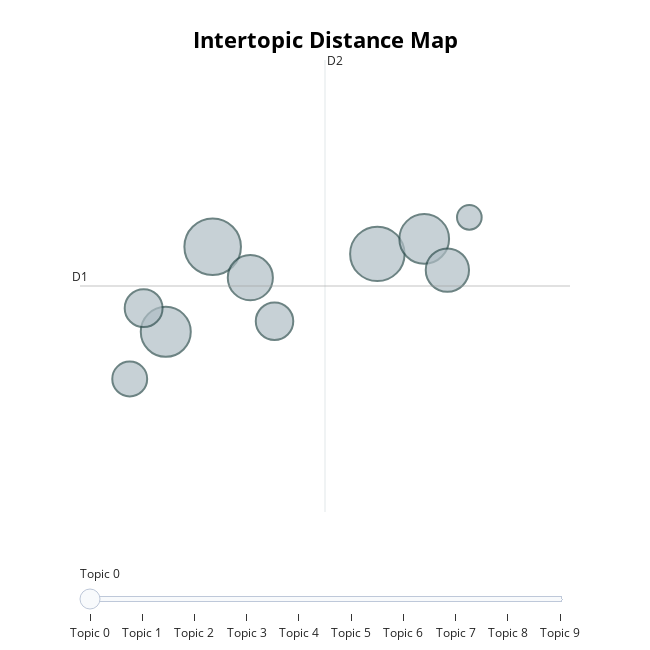

The code cell stored with this chart in its notebook:
### Markdown cell above
**Visualization**

### Code cell
model.visualize_topics()

### Figure 1 — Plotly figure (JSON) as saved in the notebook; plotly's stock layout.template omitted (floating-point values rounded to 4 significant figures)
{"data": [{"customdata": [[0, "like | zendaya | dead | scene | end", 551], [1, "thank | yeah | hope | stil | relationship", 464], [2, "jule | friend | feel | sem | end", 594], [3, "fez | rue | sell | ashtray | bad", 226], [4, "labrinth | rue | lorde | help | good", 113], [5, "end | jule | lot | hbo | way", 459], [6, "like | think | know | people | rue", 266], [7, "jule | know | like | cal | maybe", 378], [8, "addict | think | people | like | rue", 348], [9, "cassie | like | think | nate | year", 261]], "hovertemplate": "<b>Topic %{customdata[0]}</b><br>Words: %{customdata[1]}<br>Size: %{customdata[2]}", "legendgroup": "", "marker": {"color": "#B0BEC5", "line": {"color": "DarkSlateGrey", "width": 2}, "size": [551, 464, 594, 226, 113, 459, 266, 378, 348, 261], "sizemode": "area", "sizeref": 0.3713, "symbol": "circle"}, "mode": "markers", "name": "", "orientation": "v", "showlegend": false, "type": "scatter", "x": [9.171, 5.821, 6.563, 5.25, 10.63, 9.913, 5.47, 7.16, 10.28, 7.543], "xaxis": "x", "y": [10.0, 9.234, 10.08, 8.768, 10.37, 10.15, 9.468, 9.769, 9.844, 9.338], "yaxis": "y"}], "layout": {"annotations": [{"showarrow": false, "text": "D1", "x": 4.462, "y": 9.687, "yshift": 10}, {"showarrow": false, "text": "D2", "x": 8.342, "xshift": 10, "y": 11.92}], "height": 650, "hoverlabel": {"bgcolor": "white", "font": {"family": "Rockwell", "size": 16}}, "legend": {"itemsizing": "constant", "tracegroupgap": 0}, "margin": {"t": 60}, "shapes": [{"line": {"color": "#CFD8DC", "width": 2}, "type": "line", "x0": 8.342, "x1": 8.342, "y0": 7.453, "y1": 11.92}, {"line": {"color": "#9E9E9E", "width": 2}, "type": "line", "x0": 4.462, "x1": 12.22, "y0": 9.687, "y1": 9.687}], "sliders": [{"active": 0, "pad": {"t": 50}, "steps": [{"args": [{"marker.color": [["red", "#B0BEC5", "#B0BEC5", "#B0BEC5", "#B0BEC5", "#B0BEC5", "#B0BEC5", "#B0BEC5", "#B0BEC5", "#B0BEC5"]]}], "label": "Topic 0", "method": "update"}, {"args": [{"marker.color": [["#B0BEC5", "red", "#B0BEC5", "#B0BEC5", "#B0BEC5", "#B0BEC5", "#B0BEC5", "#B0BEC5", "#B0BEC5", "#B0BEC5"]]}], "label": "Topic 1", "method": "update"}, {"args": [{"marker.color": [["#B0BEC5", "#B0BEC5", "red", "#B0BEC5", "#B0BEC5", "#B0BEC5", "#B0BEC5", "#B0BEC5", "#B0BEC5", "#B0BEC5"]]}], "label": "Topic 2", "method": "update"}, {"args": [{"marker.color": [["#B0BEC5", "#B0BEC5", "#B0BEC5", "red", "#B0BEC5", "#B0BEC5", "#B0BEC5", "#B0BEC5", "#B0BEC5", "#B0BEC5"]]}], "label": "Topic 3", "method": "update"}, {"args": [{"marker.color": [["#B0BEC5", "#B0BEC5", "#B0BEC5", "#B0BEC5", "red", "#B0BEC5", "#B0BEC5", "#B0BEC5", "#B0BEC5", "#B0BEC5"]]}], "label": "Topic 4", "method": "update"}, {"args": [{"marker.color": [["#B0BEC5", "#B0BEC5", "#B0BEC5", "#B0BEC5", "#B0BEC5", "red", "#B0BEC5", "#B0BEC5", "#B0BEC5", "#B0BEC5"]]}], "label": "Topic 5", "method": "update"}, {"args": [{"marker.color": [["#B0BEC5", "#B0BEC5", "#B0BEC5", "#B0BEC5", "#B0BEC5", "#B0BEC5", "red", "#B0BEC5", "#B0BEC5", "#B0BEC5"]]}], "label": "Topic 6", "method": "update"}, {"args": [{"marker.color": [["#B0BEC5", "#B0BEC5", "#B0BEC5", "#B0BEC5", "#B0BEC5", "#B0BEC5", "#B0BEC5", "red", "#B0BEC5", "#B0BEC5"]]}], "label": "Topic 7", "method": "update"}, {"args": [{"marker.color": [["#B0BEC5", "#B0BEC5", "#B0BEC5", "#B0BEC5", "#B0BEC5", "#B0BEC5", "#B0BEC5", "#B0BEC5", "red", "#B0BEC5"]]}], "label": "Topic 8", "method": "update"}, {"args": [{"marker.color": [["#B0BEC5", "#B0BEC5", "#B0BEC5", "#B0BEC5", "#B0BEC5", "#B0BEC5", "#B0BEC5", "#B0BEC5", "#B0BEC5", "red"]]}], "label": "Topic 9", "method": "update"}]}], "title": {"font": {"color": "Black", "size": 22}, "text": "<b>Intertopic Distance Map", "x": 0.5, "xanchor": "center", "y": 0.95, "yanchor": "top"}, "width": 650, "xaxis": {"anchor": "y", "domain": [0, 1], "range": [4.462, 12.22], "title": {"text": ""}, "visible": false}, "yaxis": {"anchor": "x", "domain": [0, 1], "range": [7.453, 11.92], "title": {"text": ""}, "visible": false}}}
